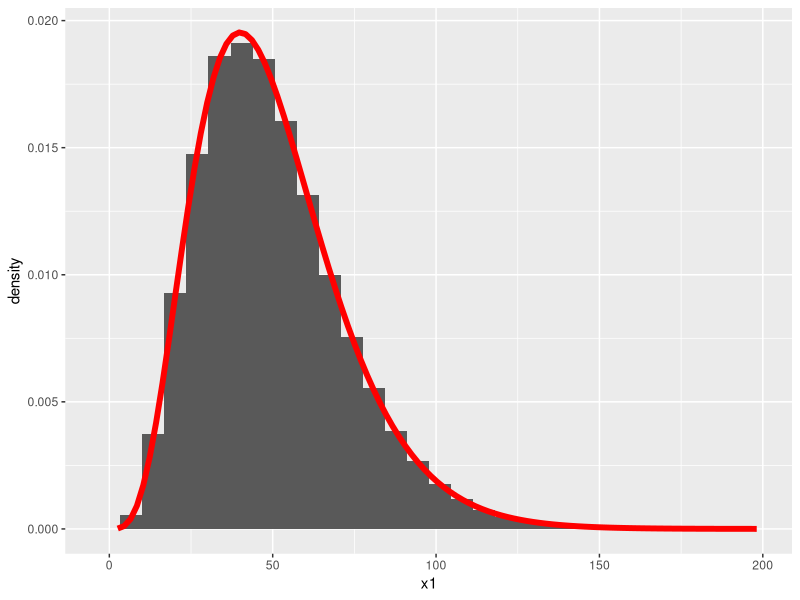

The R script that drew this image:
## simulation template

# Jiaqi Li
# 26/02/2022
# from https://web.stanford.edu/class/bios221/labs/simulation/lab_3_simulation.html

# set seed
set.seed(198911)

vecpoisson = rpois(100,5)

mean(vecpoisson)


# using the apply function
# recall from probability that the sum of exponentials gives a gamma distribution
# we wll confirm this by simulation

# in general we want to avoid for loops in R since that is slower than working with function such as apply()

reps <- 50000
nexps <- 5
rate <- 0.1
set.seed(0)



## method 1 ####################################################################

system.time(
  x1 <- replicate(reps, sum(rexp(n=nexps, rate=rate)))
) # replicate


head(x1)

str(x1)

require(ggplot2)

ggplot(data.frame(x1), aes(x1)) + 
  geom_histogram(aes(y=..density..))+
  stat_function(fun=function(x) dgamma(x, shape=nexps, scale=1/rate),
                color= "red", size=2)


## method 2 ####################################################################

set.seed(0)
system.time(x1 <- sapply(1:reps, function(i){sum(rexp(n=nexps, rate=rate))}))

head(x1)

## method 3 ####################################################################

set.seed(0)
system.time(x1 <- lapply(1:reps, function(i){sum(rexp(n=nexps, rate=rate))}))
head(x1)

## method 4 fastest ############################################################

# when we apply a simple function(e.g. sum), the fastest way is oftent o just 
# make a matrix of all the simulations and then appy that function to the matrix
set.seed(0)
system.time(x1 <- apply(matrix(rexp(n=nexps*reps, rate=rate), nrow = nexps), 2 , sum))
head(x1)

# speed things up by taking advantage of multiple core processor
require(parallel)
set.seed(0)
system.time(x1 <- mclapply(1:reps, function(i) {sum(rexp(n=nexps, rate=rate))}))

head(x1)


## Monte Carlo simulation - 


# we show how to compute
